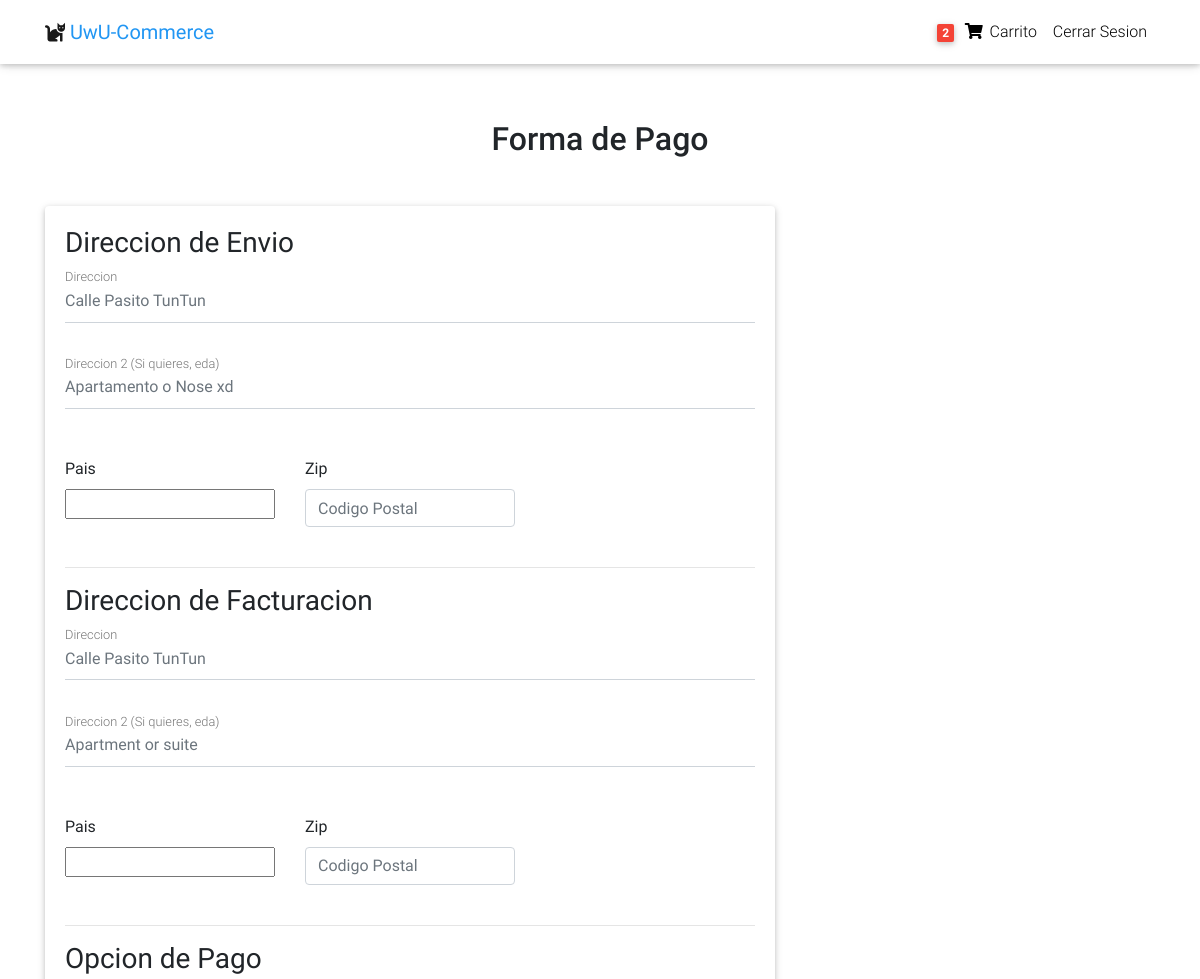
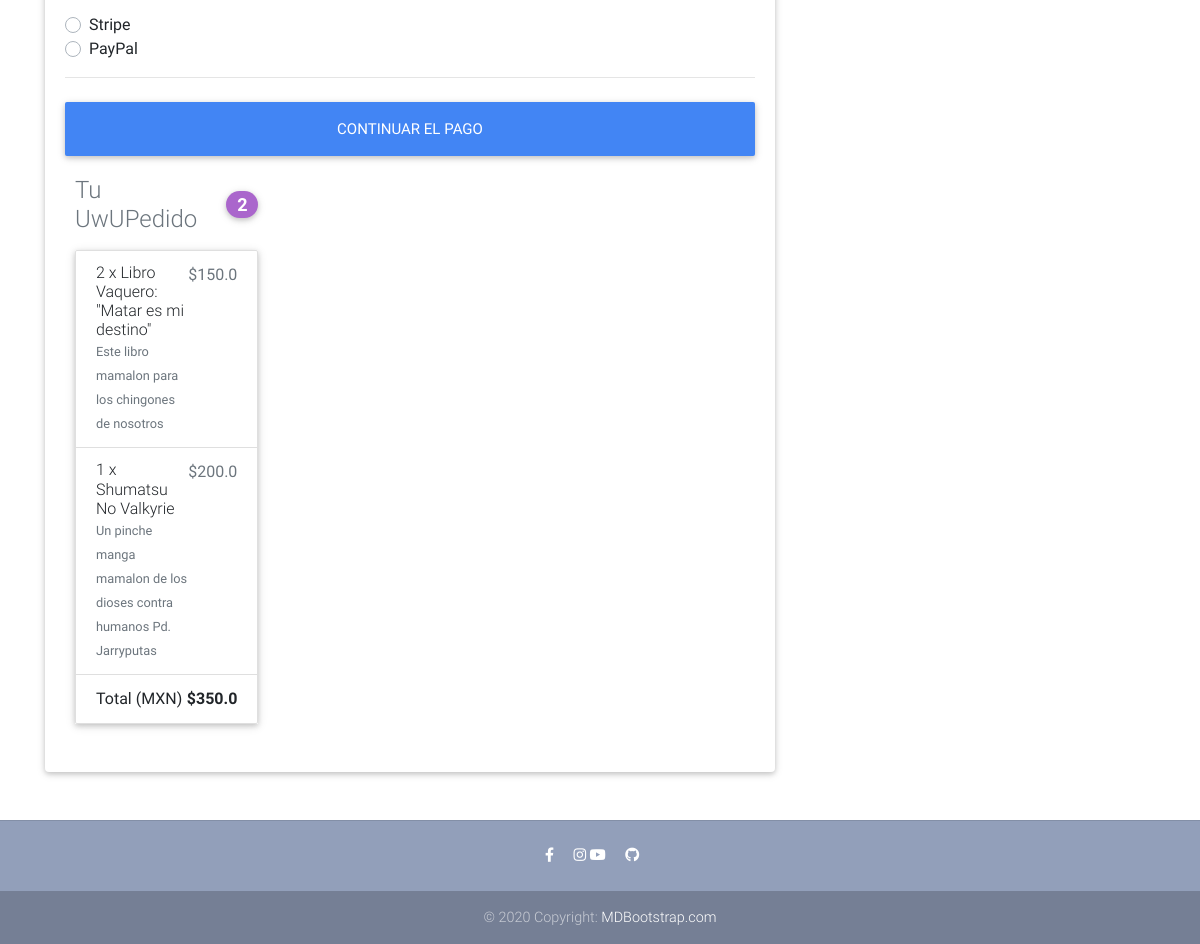
Screenshot of /checkout/ (signed in) with the database file from the repository (2 pictures, top to bottom).
### core/models.py (models this page shows, shortened)
class Order(models.Model):
    user = models.ForeignKey(settings.AUTH_USER_MODEL,
                             on_delete=models.CASCADE)
    ref_code = models.CharField(max_length=20, blank=True, null=True)
    items = models.ManyToManyField(OrderItem)
    start_date = models.DateTimeField(auto_now_add=True)
    ordered_date = models.DateTimeField()
    ordered = models.BooleanField(default=False)
    shipping_address = models.ForeignKey(
        'Address', related_name='shipping_address', on_delete=models.SET_NULL, blank=True, null=True)
    billing_address = models.ForeignKey(
        'Address', related_name='billing_address', on_delete=models.SET_NULL, blank=True, null=True)
    payment = models.ForeignKey(
        'Payment', on_delete=models.SET_NULL, blank=True, null=True)
    coupon = models.ForeignKey(
        'Coupon', on_delete=models.SET_NULL, blank=True, null=True)
    being_delivered = models.BooleanField(default=False)
    received = models.BooleanField(default=False)
    refund_requested = models.BooleanField(default=False)
    refund_granted = models.BooleanField(default=False)
    '''
    1. Item added to cart
    2. Adding a billing address
    (Failed checkout)
    3. Payment
    (Preprocessing, processing, packaging etc.)
    4. Being delivered
    5. Received
    '''
    def get_total(self):
        total = 0
        for order_item in self.items.all():
            total += order_item.get_final_price()
        if self.coupon:
            total -= self.coupon.amount
        return total

class OrderItem(models.Model):
    user = models.ForeignKey(settings.AUTH_USER_MODEL,
                             on_delete=models.CASCADE)
    ordered = models.BooleanField(default=False)
    item = models.ForeignKey(Item, on_delete=models.CASCADE)
    quantity = models.IntegerField(default=1)
    def get_total_discount_item_price(self):
        return self.quantity * self.item.discount_price
    def get_final_price(self):
        if self.item.discount_price:
            return self.get_total_discount_item_price()
        return self.get_total_item_price()

class Item(models.Model):
    title = models.CharField(max_length=100)
    price = models.FloatField()
    discount_price = models.FloatField(blank=True, null=True)
    category = models.CharField(choices=CATEGORY_CHOICES, max_length=2)
    label = models.CharField(choices=LABEL_CHOICES, max_length=1)
    slug = models.SlugField()
    description = models.TextField()
    image = models.ImageField()

### core/views.py (the view, shortened to what this page needs)
# urls.py: path('checkout/', CheckoutView.as_view(), name='checkout'),
class CheckoutView(View):
    def get(self, *args, **kwargs):
        try:
            order = Order.objects.get(user=self.request.user, ordered=False)
            form = CheckoutForm()
            context = {
                'form': form,
                'couponform': CouponForm(),
                'order': order,
                'DISPLAY_COUPON_FORM': True
            }
            shipping_address_qs = Address.objects.filter(
                user=self.request.user,
                address_type='S',
                default=True
            )
            if shipping_address_qs.exists():
                context.update(
                    {'default_shipping_address': shipping_address_qs[0]})
            billing_address_qs = Address.objects.filter(
                user=self.request.user,
                address_type='B',
                default=True
            )
            if billing_address_qs.exists():
                context.update(
                    {'default_billing_address': billing_address_qs[0]})
            return render(self.request, "checkout.html", context)
        except ObjectDoesNotExist:
            messages.info(self.request, "You do not have an active order")
            return redirect("core:checkout")

### core/forms.py
class CheckoutForm(forms.Form):
    shipping_address = forms.CharField(required=False)
    shipping_address2 = forms.CharField(required=False)
    shipping_country = CountryField(blank_label='(select country)').formfield(
        required=False,
        widget=CountrySelectWidget(attrs={
            'class': 'custom-select d-block w-100',
        }))
    shipping_zip = forms.CharField(required=False)
    billing_address = forms.CharField(required=False)
    billing_address2 = forms.CharField(required=False)
    billing_country = CountryField(blank_label='(select country)').formfield(
        required=False,
        widget=CountrySelectWidget(attrs={
            'class': 'custom-select d-block w-100',
        }))
    billing_zip = forms.CharField(required=False)
    same_billing_address = forms.BooleanField(required=False)
    set_default_shipping = forms.BooleanField(required=False)
    use_default_shipping = forms.BooleanField(required=False)
    set_default_billing = forms.BooleanField(required=False)
    use_default_billing = forms.BooleanField(required=False)
    payment_option = forms.ChoiceField(
        widget=forms.RadioSelect, choices=PAYMENT_CHOICES)

class CouponForm(forms.Form):
    code = forms.CharField(widget=forms.TextInput(attrs={
        'class': 'form-control',
        'placeholder': 'Promo code',
        'aria-label': 'Recipient\'s username',
        'aria-describedby': 'basic-addon2'
    }))

### core/templatetags/cart_template_tags.py (called while the page is built)
@register.filter
def cart_item_count(user):
    if user.is_authenticated:
        qs = Order.objects.filter(user=user, ordered=False)
        if qs.exists():
            return qs[0].items.count()
    return 0

### templates/checkout.html (shortened to what this page needs)
{% extends "base.html" %}
{% load crispy_forms_tags %}
{% block content %}
  <main >
    <div class="container wow fadeIn">
      <h2 class="my-5 h2 text-center">Forma de Pago</h2>
      <div class="row">
        <div class="col-md-8 mb-4">
          <div class="card">
            <form method="POST" class="card-body">
              <h3>Direccion de Envio</h3>
              <div class='hideable_shipping_form'>
                <div class="md-form mb-5">
                  <input type='text' placeholder='Calle Pasito TunTun' id='shipping_address' name='shipping_address' class='form-control' />
                  <label for="shipping_address" class="">Direccion</label>
                </div>
                <div class="md-form mb-5">
                  <input type='text' placeholder='Apartamento o Nose xd' id='shipping_address2' name='shipping_address2' class='form-control' />
                  <label for="shipping_address2" class="">Direccion 2 (Si quieres, eda)</label>
                </div>
                <div class="row">
                  <div class="col-lg-4 col-md-12 mb-4">
                    <label for="country">Pais</label>
                    {{ form.shipping_country }}
                  </div>
                  <div class="col-lg-4 col-md-6 mb-4">
                    <label for="shipping_zip">Zip</label>
                    <input type='text' placeholder='Codigo Postal' id='shipping_zip' name='shipping_zip' class='form-control' />
                  </div>
                </div>
              <hr>
              <h3>Direccion de Facturacion</h3>
              <div class='hideable_billing_form'>
                <div class="md-form mb-5">
                  <input type='text' placeholder='Calle Pasito TunTun' id='billing_address' name='billing_address' class='form-control' />
                  <label for="billing_address" class="">Direccion</label>
                </div>
                <div class="md-form mb-5">
                  <input type='text' placeholder='Apartment or suite' id='billing_address2' name='billing_address2' class='form-control' />
                  <label for="billing_address2" class="">Direccion 2 (Si quieres, eda)</label>
                </div>
                <div class="row">
                  <div class="col-lg-4 col-md-12 mb-4">
                    <label for="country">Pais</label>
                    {{ form.billing_country }}
                  </div>
                  <div class="col-lg-4 col-md-6 mb-4">
                    <label for="billing_zip">Zip</label>
                    <input type='text' placeholder='Codigo Postal' id='billing_zip' name='billing_zip' class='form-control' />
                  </div>
                </div>
              <hr>
              <h3>Opcion de Pago</h3>
              <div class="d-block my-3">
                {% for value, name in form.fields.payment_option.choices %}
                <div class="custom-control custom-radio">
                  <label class="custom-control-label" for="{{ name }}">{{ name }}</label>
                </div>
                {% endfor %}
              </div>
              <hr class="mb-4">
              <button class="btn btn-primary btn-lg btn-block" type="submit">Continuar el pago</button>
            </form>
          </div>
        </div>
        <div class="col-md-4 mb-4">
          {% include "order_snippet.html" %}
        </div>
      </div>
    </div>
  </main>
{% endblock content %}

### templates/navbar.html (shortened to what this page needs)
{% load cart_template_tags %}
<nav
  class="navbar fixed-top navbar-expand-lg navbar-light white scrolling-navbar"
>
  <div class="container">
    <a class="navbar-brand waves-effect" href="/">
      <i class="fas fa-cat"></i>
      <strong class="blue-text">UwU-Commerce</strong>
    </a>
    <div class="collapse navbar-collapse" id="navbarSupportedContent">
      <ul class="navbar-nav nav-flex-icons">
        {% if request.user.is_authenticated %}
        <li class="nav-item">
          <a
            href="{% url 'core:order-summary' %}"
            class="nav-link waves-effect"
          >
            <span class="badge red z-depth-1 mr-1">
              {{ request.user|cart_item_count }}
            </span>
            <i class="fas fa-shopping-cart"></i>
            <span class="clearfix d-none d-sm-inline-block"> Carrito </span>
          </a>
        </li>
        <li class="nav-item">
          <a class="nav-link waves-effect" href="{% url 'account_logout' %}">
            <span class="clearfix d-none d-sm-inline-block">
              Cerrar Sesion
            </span>
          </a>
        </li>
        {% endif %}
      </ul>
    </div>
  </div>
</nav>

### templates/order_snippet.html
<div class="col-md-12 mb-4">
  <h4 class="d-flex justify-content-between align-items-center mb-3">
    <span class="text-muted">Tu UwUPedido</span>
    <span class="badge badge-secondary badge-pill"
      >{{ order.items.count }}</span
    >
  </h4>
  <ul class="list-group mb-3 z-depth-1">
    {% for order_item in order.items.all %}
    <li class="list-group-item d-flex justify-content-between lh-condensed">
      <div>
        <h6 class="my-0">
          {{ order_item.quantity }} x {{ order_item.item.title}}
        </h6>
        <small class="text-muted">{{ order_item.item.description}}</small>
      </div>
      <span class="text-muted">${{ order_item.get_final_price }}</span>
    </li>
    {% endfor %}
    <li class="list-group-item d-flex justify-content-between">
      <span>Total (MXN)</span>
      <strong>${{ order.get_total }}</strong>
    </li>
  </ul>
</div>

### templates/base.html (style rules this page uses)
html, body, header, .carousel { height: 60vh; }

### rows the page displays
Order: items.count "2", get_total "350.0"
OrderItem: quantity "2", item "Libro Vaquero: \"Matar es mi destino\"", item.description "Este libro mamalon para los chingones de nosotros", get_final_price "150.0"
OrderItem: quantity "1", item "Shumatsu No Valkyrie", item.description "Un pinche manga mamalon de los dioses contra humanos Pd. Jarryputas", get_final_price "200.0"

### other values shown
{{ request.user|cart_item_count }} "2"
{{ name }} "Stripe" "PayPal"
